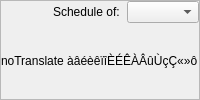
      <widget class="QFrame" name="frame">
       <property name="sizePolicy">
        <sizepolicy hsizetype="Preferred" vsizetype="Preferred">
         <horstretch>0</horstretch>
         <verstretch>0</verstretch>
        </sizepolicy>
       </property>
       <property name="frameShape">
        <enum>QFrame::StyledPanel</enum>
       </property>
       <property name="frameShadow">
        <enum>QFrame::Raised</enum>
       </property>
       <layout class="QGridLayout">
        <property name="margin">
         <number>0</number>
        </property>
        <property name="spacing">
         <number>0</number>
        </property>
        <item row="0" column="0" colspan="2">
         <layout class="QGridLayout" name="layoutdockagenda">
          <item row="0" column="2" colspan="2">
           <widget class="QComboBox" name="comboBoxAgendaUser">
            <property name="toolTip">
             <string>&lt;!DOCTYPE HTML PUBLIC &quot;-//W3C//DTD HTML 4.0//EN&quot; &quot;http://www.w3.org/TR/REC-html40/strict.dtd&quot;&gt;
&lt;html&gt;&lt;head&gt;&lt;meta name=&quot;qrichtext&quot; content=&quot;1&quot; /&gt;&lt;style type=&quot;text/css&quot;&gt;
p, li { white-space: pre-wrap; }
&lt;/style&gt;&lt;/head&gt;&lt;body style=&quot; font-family:'MS Shell Dlg 2'; font-size:8.25pt; font-weight:400; font-style:normal;&quot;&gt;
&lt;p style=&quot; margin-top:0px; margin-bottom:0px; margin-left:0px; margin-right:0px; -qt-block-indent:0; text-indent:0px;&quot;&gt;&lt;span style=&quot; font-size:8pt;&quot;&gt;Selects and displays an user's schedule&lt;/span&gt;&lt;/p&gt;&lt;/body&gt;&lt;/html&gt;</string>
            </property>
           </widget>
          </item>
          <item row="0" column="1">
           <widget class="QLabel" name="labelAgendaSelect">
            <property name="font">
             <font>
              <pointsize>9</pointsize>
             </font>
            </property>
            <property name="text">
             <string>Schedule of:  </string>
            </property>
           </widget>
          </item>
          <item row="1" column="0" colspan="4">
           <widget class="QLabel" name="textLabelPixMap">
            <property name="font">
             <font>
              <pointsize>9</pointsize>
             </font>
            </property>
            <property name="text">
             <string>noTranslate àâéèêïîÈÉÊÀÂûÙçÇ«»ô</string>
            </property>
           </widget>
          </item>
          <item row="0" column="0">
           <widget class="QDialogButtonBox" name="buttonBox_agendas"/>
          </item>
         </layout>
        </item>
       </layout>
      </widget>
